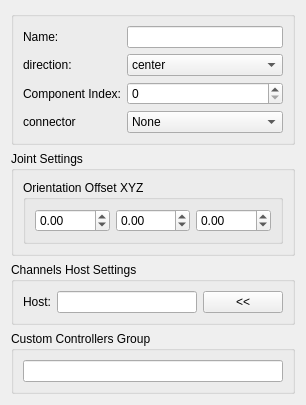
<?xml version="1.0" encoding="UTF-8"?>
<ui version="4.0">
 <class>Form</class>
 <widget class="QWidget" name="Form">
  <property name="geometry">
   <rect>
    <x>0</x>
    <y>0</y>
    <width>306</width>
    <height>357</height>
   </rect>
  </property>
  <property name="windowTitle">
   <string>Form</string>
  </property>
  <layout class="QGridLayout" name="gridLayout">
   <item row="2" column="0">
    <widget class="QGroupBox" name="groupBox">
     <property name="sizePolicy">
      <sizepolicy hsizetype="Minimum" vsizetype="Minimum">
       <horstretch>0</horstretch>
       <verstretch>0</verstretch>
      </sizepolicy>
     </property>
     <property name="title">
      <string>Channels Host Settings</string>
     </property>
     <layout class="QGridLayout" name="gridLayout_2">
      <item row="0" column="0">
       <layout class="QHBoxLayout" name="horizontalLayout_2">
        <item>
         <widget class="QLabel" name="host_label">
          <property name="text">
           <string>Host:</string>
          </property>
         </widget>
        </item>
        <item>
         <widget class="QLineEdit" name="host_lineEdit"/>
        </item>
        <item>
         <widget class="QPushButton" name="host_pushButton">
          <property name="text">
           <string>&lt;&lt;</string>
          </property>
         </widget>
        </item>
       </layout>
      </item>
     </layout>
    </widget>
   </item>
   <item row="1" column="0">
    <widget class="QGroupBox" name="jointSettings_groupBox">
     <property name="sizePolicy">
      <sizepolicy hsizetype="Minimum" vsizetype="Minimum">
       <horstretch>0</horstretch>
       <verstretch>0</verstretch>
      </sizepolicy>
     </property>
     <property name="title">
      <string>Joint Settings</string>
     </property>
     <layout class="QGridLayout" name="gridLayout_3">
      <item row="0" column="0">
       <widget class="QGroupBox" name="groupBox_3">
        <property name="title">
         <string>Orientation Offset XYZ</string>
        </property>
        <layout class="QHBoxLayout" name="horizontalLayout_4">
         <item>
          <widget class="QDoubleSpinBox" name="joint_offset_x_doubleSpinBox">
           <property name="toolTip">
            <string>Rotation Offset X</string>
           </property>
           <property name="minimum">
            <double>-360.000000000000000</double>
           </property>
           <property name="maximum">
            <double>360.000000000000000</double>
           </property>
           <property name="singleStep">
            <double>90.000000000000000</double>
           </property>
          </widget>
         </item>
         <item>
          <widget class="QDoubleSpinBox" name="joint_offset_y_doubleSpinBox">
           <property name="toolTip">
            <string>Rotation Offset Y</string>
           </property>
           <property name="minimum">
            <double>-360.000000000000000</double>
           </property>
           <property name="maximum">
            <double>360.000000000000000</double>
           </property>
           <property name="singleStep">
            <double>90.000000000000000</double>
           </property>
          </widget>
         </item>
         <item>
          <widget class="QDoubleSpinBox" name="joint_offset_z_doubleSpinBox">
           <property name="toolTip">
            <string>Rotation Offset Z</string>
           </property>
           <property name="minimum">
            <double>-360.000000000000000</double>
           </property>
           <property name="maximum">
            <double>360.000000000000000</double>
           </property>
           <property name="singleStep">
            <double>90.000000000000000</double>
           </property>
          </widget>
         </item>
        </layout>
       </widget>
      </item>
     </layout>
    </widget>
   </item>
   <item row="0" column="0">
    <widget class="QGroupBox" name="mainSettings_groupBox">
     <property name="title">
      <string/>
     </property>
     <layout class="QGridLayout" name="gridLayout_4">
      <item row="0" column="0">
       <layout class="QFormLayout" name="formLayout">
        <item row="0" column="0">
         <widget class="QLabel" name="name_label">
          <property name="text">
           <string>Name:</string>
          </property>
         </widget>
        </item>
        <item row="0" column="1">
         <widget class="QLineEdit" name="name_lineEdit"/>
        </item>
        <item row="1" column="0">
         <widget class="QLabel" name="side_label">
          <property name="text">
           <string>direction:</string>
          </property>
         </widget>
        </item>
        <item row="1" column="1">
         <widget class="QComboBox" name="side_comboBox">
          <property name="sizePolicy">
           <sizepolicy hsizetype="Expanding" vsizetype="Fixed">
            <horstretch>0</horstretch>
            <verstretch>0</verstretch>
           </sizepolicy>
          </property>
          <item>
           <property name="text">
            <string>center</string>
           </property>
          </item>
          <item>
           <property name="text">
            <string>left</string>
           </property>
          </item>
          <item>
           <property name="text">
            <string>right</string>
           </property>
          </item>
         </widget>
        </item>
        <item row="2" column="0">
         <widget class="QLabel" name="componentIndex_label">
          <property name="text">
           <string>Component Index:</string>
          </property>
         </widget>
        </item>
        <item row="2" column="1">
         <widget class="QSpinBox" name="componentIndex_spinBox">
          <property name="sizePolicy">
           <sizepolicy hsizetype="Expanding" vsizetype="Fixed">
            <horstretch>0</horstretch>
            <verstretch>0</verstretch>
           </sizepolicy>
          </property>
         </widget>
        </item>
        <item row="3" column="0">
         <widget class="QLabel" name="connector_label">
          <property name="text">
           <string>connector</string>
          </property>
         </widget>
        </item>
        <item row="3" column="1">
         <widget class="QComboBox" name="connector_comboBox">
          <item>
           <property name="text">
            <string>None</string>
           </property>
          </item>
         </widget>
        </item>
       </layout>
      </item>
     </layout>
    </widget>
   </item>
   <item row="3" column="0">
    <widget class="QGroupBox" name="groupBox_2">
     <property name="sizePolicy">
      <sizepolicy hsizetype="Minimum" vsizetype="Minimum">
       <horstretch>0</horstretch>
       <verstretch>0</verstretch>
      </sizepolicy>
     </property>
     <property name="title">
      <string>Custom Controllers Group</string>
     </property>
     <layout class="QGridLayout" name="gridLayout_5">
      <item row="0" column="0">
       <layout class="QHBoxLayout" name="horizontalLayout_3">
        <item>
         <widget class="QLineEdit" name="subGroup_lineEdit">
          <property name="toolTip">
           <string>&lt;html&gt;&lt;head/&gt;&lt;body&gt;&lt;p&gt;Name for a custom controllers Group (Maya set) for the component controllers.&lt;/p&gt;&lt;p align=&quot;center&quot;&gt;&lt;span style=&quot; font-weight:600;&quot;&gt;i.e&lt;/span&gt;: Setting the name &amp;quot;arm&amp;quot; will create a sub group (sub set in Mayas terminology) with the name &amp;quot;rig_arm_grp&amp;quot;. This group will be under the &amp;quot;rig_controllers_grp&amp;quot;&lt;/p&gt;&lt;p&gt;Leave this option empty for the default behaviour.&lt;/p&gt;&lt;/body&gt;&lt;/html&gt;</string>
          </property>
         </widget>
        </item>
       </layout>
      </item>
     </layout>
    </widget>
   </item>
   <item row="4" column="0">
    <spacer name="verticalSpacer">
     <property name="orientation">
      <enum>Qt::Vertical</enum>
     </property>
     <property name="sizeHint" stdset="0">
      <size>
       <width>20</width>
       <height>40</height>
      </size>
     </property>
    </spacer>
   </item>
  </layout>
 </widget>
 <resources/>
 <connections/>
</ui>
